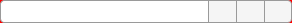
<?xml version="1.0" encoding="UTF-8"?>
<ui version="4.0">
 <class>RocketAssetSelectionWidget</class>
 <widget class="QWidget" name="RocketAssetSelectionWidget">
  <property name="geometry">
   <rect>
    <x>0</x>
    <y>0</y>
    <width>292</width>
    <height>23</height>
   </rect>
  </property>
  <property name="windowTitle">
   <string/>
  </property>
  <property name="styleSheet">
   <string notr="true">QWidget#RocketAssetSelectionWidget {
	background-color: red;

}

QLineEdit#assetRefLineEdit {
	font-family: &quot;Arial&quot;;
	font-size: 12px;
	border: 1px solid rgb(154, 154, 154);
	border-radius: 4px; 
	border-top-right-radius: 0px;
	border-bottom-right-radius: 0px;
	border-right: 0px;
	padding-left: 2px;
	padding-right: 2px;
}

QPushButton#buttonStorageSelection, #buttonOpenEditor, #buttonReset { 
	border: 1px solid rgb(154, 154, 154);
	border-radius: 4px; 
	border-top-left-radius: 0px;
	border-bottom-left-radius: 0px;
	background-color: rgb(245,245,245);
	max-width: 26px;
	min-width: 26px;
	max-height: 21px;
	min-height: 21px;
}

QPushButton#buttonOpenEditor, #buttonReset {
	border-radius: 0px;
	border-right: 1px solid transparent;
}

QPushButton#buttonStorageSelection:hover, #buttonOpenEditor:hover, #buttonReset:hover { 
	border: 1px solid rgb(243, 154, 41); 
}

QPushButton#buttonStorageSelection:pressed, #buttonOpenEditor:pressed, #buttonReset:pressed { 
	background-color: rgb(255,255,255);
}</string>
  </property>
  <layout class="QHBoxLayout" name="horizontalLayout">
   <property name="spacing">
    <number>0</number>
   </property>
   <property name="margin">
    <number>0</number>
   </property>
   <item>
    <widget class="QLineEdit" name="assetRefLineEdit">
     <property name="minimumSize">
      <size>
       <width>0</width>
       <height>23</height>
      </size>
     </property>
     <property name="maximumSize">
      <size>
       <width>16777215</width>
       <height>23</height>
      </size>
     </property>
     <property name="toolTip">
      <string>Texture Reference</string>
     </property>
     <property name="layoutDirection">
      <enum>Qt::RightToLeft</enum>
     </property>
     <property name="text">
      <string/>
     </property>
    </widget>
   </item>
   <item>
    <widget class="QPushButton" name="buttonReset">
     <property name="enabled">
      <bool>true</bool>
     </property>
     <property name="minimumSize">
      <size>
       <width>28</width>
       <height>23</height>
      </size>
     </property>
     <property name="maximumSize">
      <size>
       <width>28</width>
       <height>23</height>
      </size>
     </property>
     <property name="toolTip">
      <string>Clear...</string>
     </property>
     <property name="text">
      <string/>
     </property>
     <property name="icon">
      <iconset resource="RocketPlugin.qrc">
       <normaloff>:/images/icon-x-24x24.png</normaloff>:/images/icon-x-24x24.png</iconset>
     </property>
     <property name="iconSize">
      <size>
       <width>12</width>
       <height>12</height>
      </size>
     </property>
     <property name="flat">
      <bool>true</bool>
     </property>
    </widget>
   </item>
   <item>
    <widget class="QPushButton" name="buttonOpenEditor">
     <property name="enabled">
      <bool>true</bool>
     </property>
     <property name="minimumSize">
      <size>
       <width>28</width>
       <height>23</height>
      </size>
     </property>
     <property name="maximumSize">
      <size>
       <width>28</width>
       <height>23</height>
      </size>
     </property>
     <property name="toolTip">
      <string>Open in editor...</string>
     </property>
     <property name="text">
      <string/>
     </property>
     <property name="icon">
      <iconset resource="RocketPlugin.qrc">
       <normaloff>:/images/icon-visual-editor-32x32.png</normaloff>:/images/icon-visual-editor-32x32.png</iconset>
     </property>
     <property name="iconSize">
      <size>
       <width>16</width>
       <height>16</height>
      </size>
     </property>
     <property name="flat">
      <bool>true</bool>
     </property>
    </widget>
   </item>
   <item>
    <widget class="QPushButton" name="buttonStorageSelection">
     <property name="minimumSize">
      <size>
       <width>28</width>
       <height>23</height>
      </size>
     </property>
     <property name="maximumSize">
      <size>
       <width>28</width>
       <height>23</height>
      </size>
     </property>
     <property name="toolTip">
      <string>Pick from storage...</string>
     </property>
     <property name="text">
      <string/>
     </property>
     <property name="icon">
      <iconset resource="RocketPlugin.qrc">
       <normaloff>:/images/icon-download-64x64.png</normaloff>:/images/icon-download-64x64.png</iconset>
     </property>
     <property name="iconSize">
      <size>
       <width>18</width>
       <height>18</height>
      </size>
     </property>
     <property name="flat">
      <bool>true</bool>
     </property>
    </widget>
   </item>
  </layout>
 </widget>
 <resources>
  <include location="RocketPlugin.qrc"/>
 </resources>
 <connections/>
</ui>
